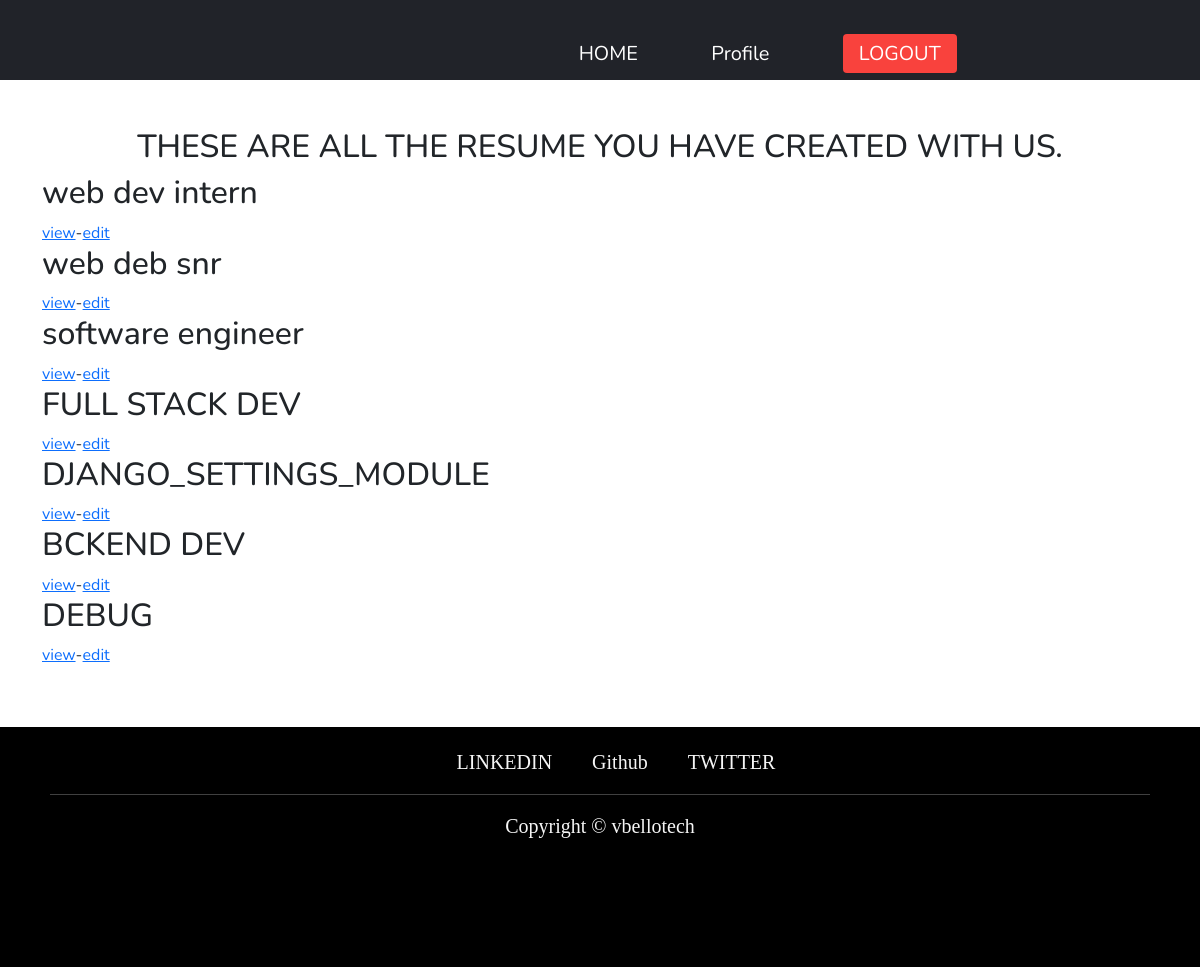
The app's page /resume/user/resume/ (signed in), older data.
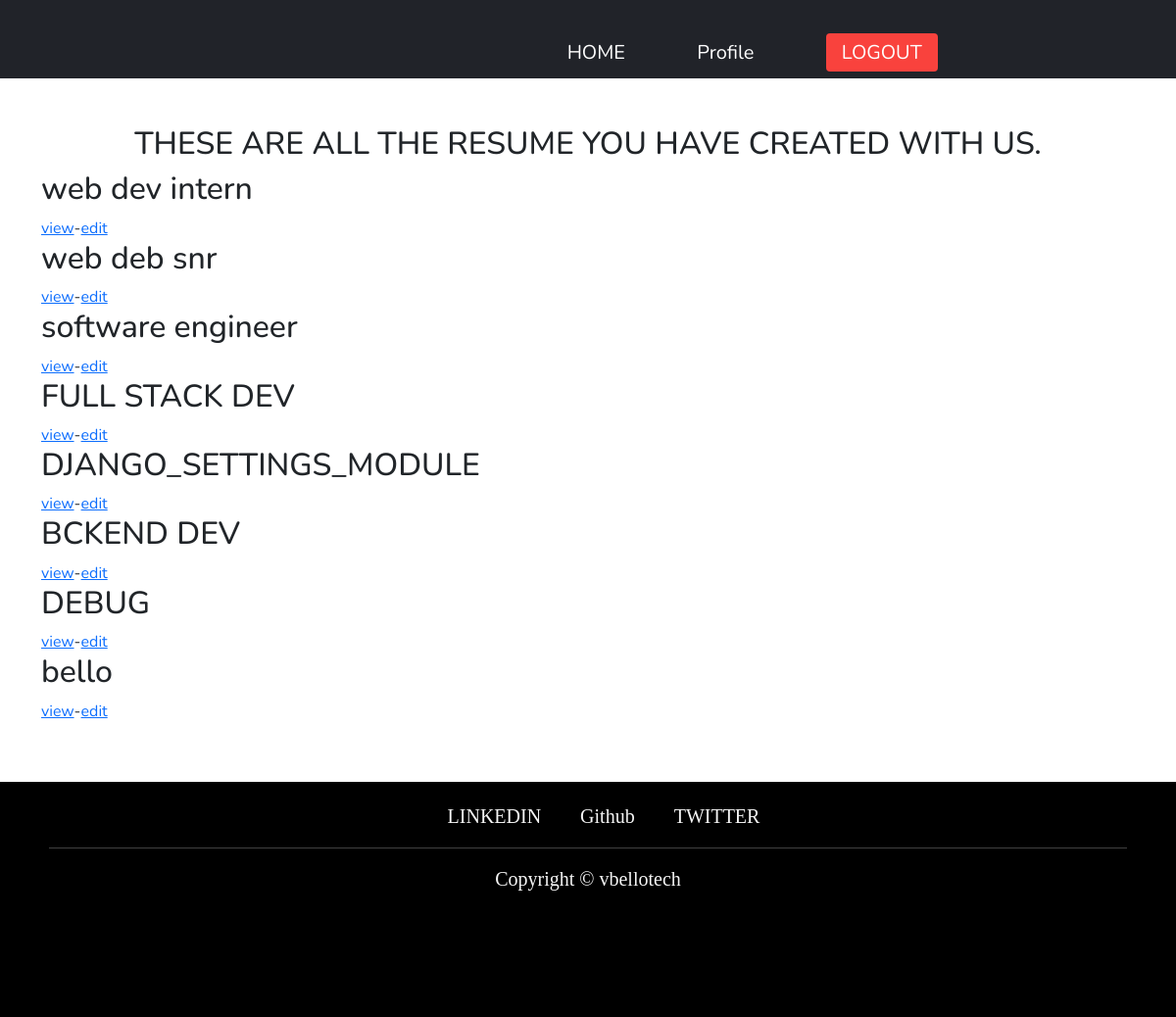
The same page, newer data.
### resume/models.py (models this page shows, shortened)
class Resume(models.Model):
    user = models.ForeignKey('auth.user', on_delete=models.CASCADE)
    name = models.CharField(max_length=60)
    resume_link = models.URLField(blank=True, null=True)
    skills = models.ManyToManyField("Tech", related_name="techskill", blank=True)
    slug = models.SlugField(default=create_code())
    def get_preview(self):
        return reverse("resume:preview_resume", kwargs={
            'pk': self.pk,
        })
    def get_resume(self):
        return reverse("resume:resume", kwargs={
            'slug': self.slug,
            'name': self.name,
            'user': self.user,
        })

### resume/views.py (the view)
# urls.py: path('resume/user/resume/', user_resume, name="user_resume"),
@login_required
def user_resume(request):
    resume = Resume.objects.filter(user=request.user)
    context ={
        'user':request.user,
        'resumes':resume,
    }
    return render(request, 'resume/user_resume.html', context)

### templates/resume/user_resume.html
{% extends 'base.html' %}
{% load static %}
{% block content %}
<div class="container">
  <br><br>
<center><h2>THESE ARE ALL THE RESUME YOU HAVE CREATED WITH US.</h2></center>
  {% for resume in resumes %}
    <h2>{{ resume.name }}</h2><a href="{{ resume.get_resume }}">view</a>-<a href="{{ resume.get_preview }}">edit</a>
  {% endfor %}
</div>
{% endblock content %}

Row changes from the older to the newer data that the page shows:
added Resume: name "bello"
